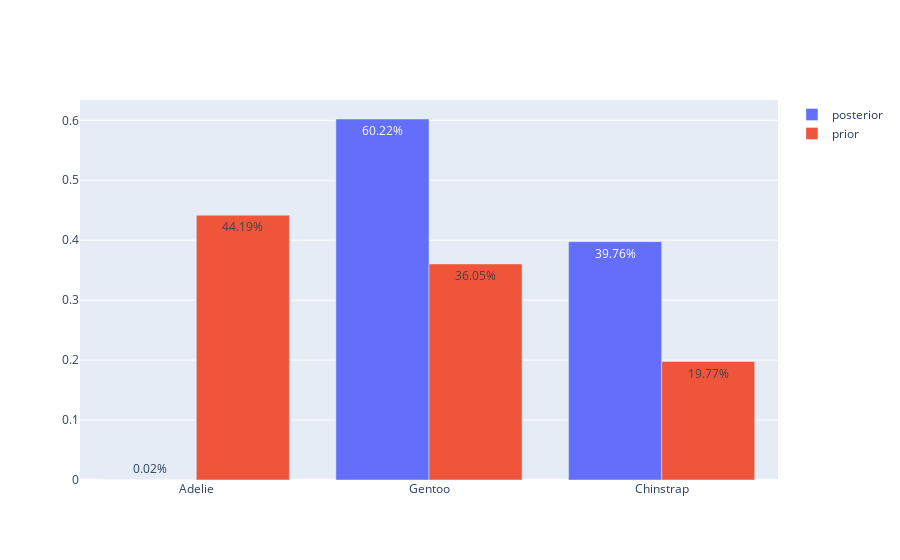

This figure's notebook cell:
### Code cell
results = calc_bayes_posteriors()
fig2 = go.Figure()
fig2.add_trace(
    go.Bar(x=[r[0] for r in results], y=[r[1] for r in results], text=[f'{r[1]*100:.2f}%' for r in results], name='posterior')
)
fig2.add_trace(
    go.Bar(x=[r[0] for r in results], y=[len(df.loc[df.species==r[0]])/len(df) for r in results], text=[f'{len(df.loc[df.species==r[0]])*100/len(df):.2f}%' for r in results], name='prior')
)
fig2

### Figure 1 — Plotly figure (JSON) as saved in the notebook; plotly's stock layout.template omitted (floating-point values rounded to 4 significant figures)
{"data": [{"name": "posterior", "text": ["0.02%", "60.22%", "39.76%"], "type": "bar", "x": ["Adelie", "Gentoo", "Chinstrap"], "y": [0.0001598, 0.6022, 0.3976]}, {"name": "prior", "text": ["44.19%", "36.05%", "19.77%"], "type": "bar", "x": ["Adelie", "Gentoo", "Chinstrap"], "y": [0.4419, 0.3605, 0.1977]}], "layout": {}}
